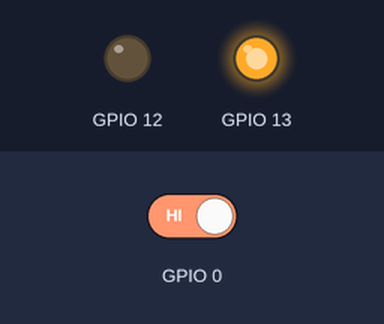
The sketch below on a simulated ESP8266 (NodeMCU). Shown: output pins drawn as LEDs (lit = HIGH). The test bench sets the inputs (shaded band); at power-on: GPIO 0 HIGH. WiFi joins after 1.5 s; servers stay silent unless stated; no MQTT or app messages arrive unless stated.

Above: at 0.1 s.
At 4.2 s:
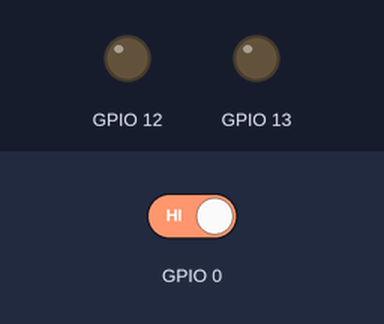
4.3 s: GPIO 0 driven LOW
At 5.6 s:
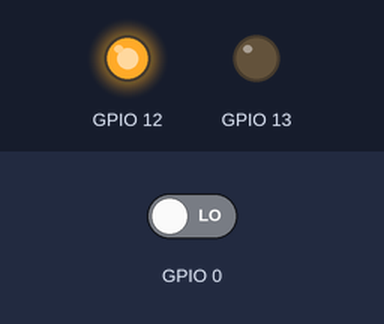
Timing chart, 0 to 7.3 s (numbered marks = the images above; inputs shaded):
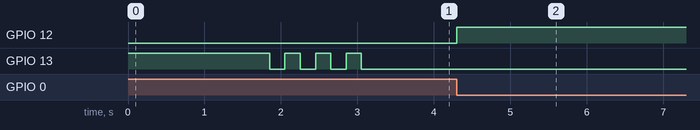

Measured:
- after the input at 4.3 s, GPIO 12: LOW → HIGH at once

The sketch:

S20.ino
```cpp
/*
 * Generated using BlocklyDuino:
 *
 * https://github.com/MediaTek-Labs/BlocklyDuino-for-LinkIt
 *
 * Date: Sun, 07 Nov 2021 15:42:59 GMT
 */
/*  部份程式由吉哥積木產生  */
/*  https://sites.google.com/jes.mlc.edu.tw/ljj/linkit7697  */
#include <ESP8266WiFi.h>
#include <PubSubClient.h>

char _lwifi_ssid[] = "HUAWEI_E5576_A5C5";
char _lwifi_pass[] = "0972866968";
#define MQTT_SERVER_IP "broker.emqx.io"
#define MQTT_SERVER_PORT 1883
#define MQTT_ID ""
#define MQTT_USERNAME ""
#define MQTT_PASSWORD ""
String receivedTopic="";
String receivedMsg="";
bool waitForE=true;
bool ended=true;
bool pubCtrl=false;

WiFiClient mqttClient;
PubSubClient myClient(mqttClient);

void connectMQTT(){
  while (!myClient.connected()){
    if (!myClient.connect(MQTT_ID,MQTT_USERNAME,MQTT_PASSWORD))
    {
      delay(5000);
    }
  }
}

void mqttCallback(char* topic, byte* payload, unsigned int length){
  receivedTopic=String(topic);
  receivedMsg="";
  for (unsigned int myIndex = 0; myIndex < length; myIndex++)
  {
      receivedMsg += (char)payload[myIndex];
  }
  receivedMsg.trim();
  digitalWrite(12,(receivedMsg == "On"));

}

void setup()
{
  myClient.setServer(MQTT_SERVER_IP, MQTT_SERVER_PORT);
  myClient.setCallback(mqttCallback);

  pinMode(13,OUTPUT);
  digitalWrite(13,HIGH);
  WiFi.begin(_lwifi_ssid, _lwifi_pass);
  while (WiFi.status() != WL_CONNECTED) { delay(500); }
  delay(300);
  connectMQTT();
  myClient.subscribe(String("ccwu0918/ButtonR").c_str());
  for (int count = 0; count < 3; count++) {
    digitalWrite(13,(!(HIGH)));
    delay(200);
    digitalWrite(13,(!(LOW)));
    delay(200);
  }
  digitalWrite(13,(!(HIGH)));
  pinMode(12,OUTPUT);
  pinMode(0,INPUT);
}


void loop()
{
  myClient.loop();
  if (!digitalRead(0)){
    digitalWrite(12,((digitalRead(12)) ? false : true));
    while(!digitalRead(0)){}
  }
}
```
